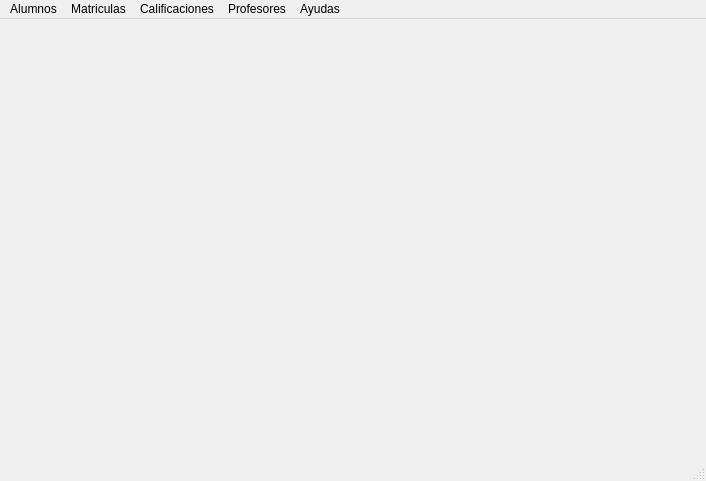
<?xml version="1.0" encoding="UTF-8"?>
<ui version="4.0">
 <class>MainWindow</class>
 <widget class="QMainWindow" name="MainWindow">
  <property name="geometry">
   <rect>
    <x>0</x>
    <y>0</y>
    <width>706</width>
    <height>481</height>
   </rect>
  </property>
  <property name="windowTitle">
   <string>MainWindow</string>
  </property>
  <widget class="QWidget" name="centralwidget"/>
  <widget class="QMenuBar" name="menubar">
   <property name="geometry">
    <rect>
     <x>0</x>
     <y>0</y>
     <width>706</width>
     <height>26</height>
    </rect>
   </property>
   <widget class="QMenu" name="menuAlumnos">
    <property name="title">
     <string>Alumnos</string>
    </property>
    <addaction name="separator"/>
    <addaction name="actionAlta_alumno_2"/>
    <addaction name="actionMatricular_alumno_2"/>
    <addaction name="separator"/>
    <addaction name="actionSalir_3"/>
   </widget>
   <widget class="QMenu" name="menuMatriculas">
    <property name="title">
     <string>Matriculas</string>
    </property>
    <addaction name="actionMatricular_alumno"/>
    <addaction name="actionDesmatricular_alumno"/>
   </widget>
   <widget class="QMenu" name="menuCalificaciones">
    <property name="title">
     <string>Calificaciones</string>
    </property>
    <addaction name="actionAprobar_alumno"/>
   </widget>
   <widget class="QMenu" name="menuProfesores">
    <property name="title">
     <string>Profesores</string>
    </property>
    <addaction name="actionFicha_profesor"/>
   </widget>
   <widget class="QMenu" name="menuAyudas">
    <property name="title">
     <string>Ayudas</string>
    </property>
    <addaction name="actionAcerca_de"/>
   </widget>
   <addaction name="menuAlumnos"/>
   <addaction name="menuMatriculas"/>
   <addaction name="menuCalificaciones"/>
   <addaction name="menuProfesores"/>
   <addaction name="menuAyudas"/>
  </widget>
  <widget class="QStatusBar" name="statusbar"/>
  <action name="actionFicha_alumno">
   <property name="text">
    <string>Ficha alumno</string>
   </property>
  </action>
  <action name="actionSalir">
   <property name="text">
    <string>Salir</string>
   </property>
  </action>
  <action name="actionSalir_2">
   <property name="text">
    <string>Salir</string>
   </property>
  </action>
  <action name="actionMatricular_alumno">
   <property name="text">
    <string>Matricular alumno</string>
   </property>
   <property name="shortcut">
    <string>F3</string>
   </property>
  </action>
  <action name="actionDesmatricular_alumno">
   <property name="text">
    <string>Desmatricular alumno</string>
   </property>
   <property name="shortcut">
    <string>F4</string>
   </property>
  </action>
  <action name="actionAprobar_alumno">
   <property name="text">
    <string>Aprobar alumno</string>
   </property>
   <property name="shortcut">
    <string>F5</string>
   </property>
  </action>
  <action name="actionFicha_profesor">
   <property name="text">
    <string>Ficha profesor</string>
   </property>
   <property name="shortcut">
    <string>F6</string>
   </property>
  </action>
  <action name="actionAcerca_de">
   <property name="text">
    <string>Acerca de...</string>
   </property>
   <property name="shortcut">
    <string>F7</string>
   </property>
  </action>
  <action name="action_5">
   <property name="text">
    <string>d</string>
   </property>
  </action>
  <action name="actionAlta_alumno">
   <property name="text">
    <string>Alta alumno</string>
   </property>
  </action>
  <action name="actionAlta_alumno_2">
   <property name="text">
    <string>Alta alumno</string>
   </property>
   <property name="shortcut">
    <string>F1</string>
   </property>
   <property name="shortcutContext">
    <enum>Qt::WidgetShortcut</enum>
   </property>
  </action>
  <action name="actionMatricular_alumno_2">
   <property name="text">
    <string>Ficha alumno</string>
   </property>
   <property name="shortcut">
    <string>F2</string>
   </property>
  </action>
  <action name="actionSalir_3">
   <property name="text">
    <string>Salir</string>
   </property>
   <property name="shortcut">
    <string>Esc</string>
   </property>
  </action>
 </widget>
 <resources/>
 <connections/>
</ui>
